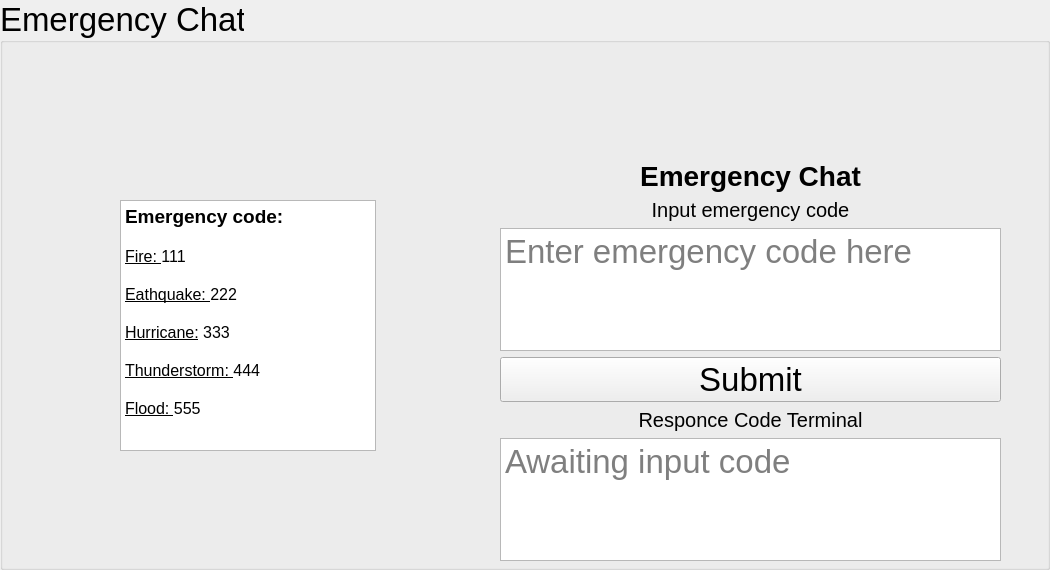
          <widget class="QGroupBox" name="emg_chat_box">
           <property name="font">
            <font>
             <pointsize>25</pointsize>
            </font>
           </property>
           <property name="title">
            <string>Emergency Chat</string>
           </property>
           <widget class="QWidget" name="gridLayoutWidget">
            <property name="geometry">
             <rect>
              <x>460</x>
              <y>160</y>
              <width>581</width>
              <height>401</height>
             </rect>
            </property>
            <layout class="QGridLayout" name="Emg_chat_grid" columnstretch="0,1,0">
             <item row="0" column="0">
              <spacer name="horizontalSpacer_3">
               <property name="orientation">
                <enum>Qt::Horizontal</enum>
               </property>
               <property name="sizeHint" stdset="0">
                <size>
                 <width>40</width>
                 <height>20</height>
                </size>
               </property>
              </spacer>
             </item>
             <item row="5" column="1">
              <widget class="QTextBrowser" name="chat_scroll_response_terminal">
               <property name="font">
                <font>
                 <pointsize>25</pointsize>
                </font>
               </property>
               <property name="html">
                <string>&lt;!DOCTYPE HTML PUBLIC &quot;-//W3C//DTD HTML 4.0//EN&quot; &quot;http://www.w3.org/TR/REC-html40/strict.dtd&quot;&gt;
&lt;html&gt;&lt;head&gt;&lt;meta name=&quot;qrichtext&quot; content=&quot;1&quot; /&gt;&lt;style type=&quot;text/css&quot;&gt;
p, li { white-space: pre-wrap; }
&lt;/style&gt;&lt;/head&gt;&lt;body style=&quot; font-family:'MS Shell Dlg 2'; font-size:25pt; font-weight:400; font-style:normal;&quot;&gt;
&lt;p style=&quot;-qt-paragraph-type:empty; margin-top:0px; margin-bottom:0px; margin-left:0px; margin-right:0px; -qt-block-indent:0; text-indent:0px; font-size:7pt;&quot;&gt;&lt;br /&gt;&lt;/p&gt;&lt;/body&gt;&lt;/html&gt;</string>
               </property>
               <property name="placeholderText">
                <string>Awaiting input code</string>
               </property>
              </widget>
             </item>
             <item row="2" column="1">
              <widget class="QTextEdit" name="chat_scroll_input">
               <property name="placeholderText">
                <string>Enter emergency code here</string>
               </property>
              </widget>
             </item>
             <item row="4" column="1">
              <widget class="QLabel" name="chat_tab_rsp_ter_label_2">
               <property name="font">
                <font>
                 <pointsize>15</pointsize>
                 <weight>50</weight>
                 <bold>false</bold>
                </font>
               </property>
               <property name="text">
                <string>Responce Code Terminal</string>
               </property>
               <property name="alignment">
                <set>Qt::AlignCenter</set>
               </property>
              </widget>
             </item>
             <item row="0" column="1">
              <widget class="QLabel" name="chat_tab_emg_chat_label_2">
               <property name="font">
                <font>
                 <pointsize>21</pointsize>
                 <weight>75</weight>
                 <bold>true</bold>
                </font>
               </property>
               <property name="text">
                <string>Emergency Chat</string>
               </property>
               <property name="alignment">
                <set>Qt::AlignCenter</set>
               </property>
              </widget>
             </item>
             <item row="3" column="1">
              <widget class="QPushButton" name="chat_scroll_submit_button">
               <property name="text">
                <string>Submit</string>
               </property>
              </widget>
             </item>
             <item row="0" column="2">
              <spacer name="horizontalSpacer_5">
               <property name="orientation">
                <enum>Qt::Horizontal</enum>
               </property>
               <property name="sizeHint" stdset="0">
                <size>
                 <width>40</width>
                 <height>20</height>
                </size>
               </property>
              </spacer>
             </item>
             <item row="1" column="1">
              <widget class="QLabel" name="chat_tab_instruction_label_2">
               <property name="font">
                <font>
                 <pointsize>15</pointsize>
                 <weight>50</weight>
                 <bold>false</bold>
                </font>
               </property>
               <property name="text">
                <string>Input emergency code</string>
               </property>
               <property name="alignment">
                <set>Qt::AlignCenter</set>
               </property>
              </widget>
             </item>
            </layout>
           </widget>
           <widget class="QTextBrowser" name="chat_tab_emg_code_txt_2">
            <property name="geometry">
             <rect>
              <x>120</x>
              <y>200</y>
              <width>256</width>
              <height>251</height>
             </rect>
            </property>
            <property name="html">
             <string>&lt;!DOCTYPE HTML PUBLIC &quot;-//W3C//DTD HTML 4.0//EN&quot; &quot;http://www.w3.org/TR/REC-html40/strict.dtd&quot;&gt;
&lt;html&gt;&lt;head&gt;&lt;meta name=&quot;qrichtext&quot; content=&quot;1&quot; /&gt;&lt;style type=&quot;text/css&quot;&gt;
p, li { white-space: pre-wrap; }
&lt;/style&gt;&lt;/head&gt;&lt;body style=&quot; font-family:'MS Shell Dlg 2'; font-size:25pt; font-weight:400; font-style:normal;&quot;&gt;
&lt;p style=&quot; margin-top:0px; margin-bottom:0px; margin-left:0px; margin-right:0px; -qt-block-indent:0; text-indent:0px;&quot;&gt;&lt;span style=&quot; font-size:14pt; font-weight:600;&quot;&gt;Emergency code:&lt;/span&gt;&lt;/p&gt;
&lt;p style=&quot;-qt-paragraph-type:empty; margin-top:0px; margin-bottom:0px; margin-left:0px; margin-right:0px; -qt-block-indent:0; text-indent:0px; font-size:12pt; font-weight:600;&quot;&gt;&lt;br /&gt;&lt;/p&gt;
&lt;p style=&quot; margin-top:0px; margin-bottom:0px; margin-left:0px; margin-right:0px; -qt-block-indent:0; text-indent:0px;&quot;&gt;&lt;span style=&quot; font-size:12pt; text-decoration: underline;&quot;&gt;Fire: &lt;/span&gt;&lt;span style=&quot; font-size:12pt;&quot;&gt;111&lt;/span&gt;&lt;/p&gt;
&lt;p style=&quot;-qt-paragraph-type:empty; margin-top:0px; margin-bottom:0px; margin-left:0px; margin-right:0px; -qt-block-indent:0; text-indent:0px; font-size:12pt;&quot;&gt;&lt;br /&gt;&lt;/p&gt;
&lt;p style=&quot; margin-top:0px; margin-bottom:0px; margin-left:0px; margin-right:0px; -qt-block-indent:0; text-indent:0px;&quot;&gt;&lt;span style=&quot; font-size:12pt; text-decoration: underline;&quot;&gt;Eathquake: &lt;/span&gt;&lt;span style=&quot; font-size:12pt;&quot;&gt;222&lt;/span&gt;&lt;/p&gt;
&lt;p style=&quot;-qt-paragraph-type:empty; margin-top:0px; margin-bottom:0px; margin-left:0px; margin-right:0px; -qt-block-indent:0; text-indent:0px; font-size:12pt;&quot;&gt;&lt;br /&gt;&lt;/p&gt;
&lt;p style=&quot; margin-top:0px; margin-bottom:0px; margin-left:0px; margin-right:0px; -qt-block-indent:0; text-indent:0px;&quot;&gt;&lt;span style=&quot; font-size:12pt; text-decoration: underline;&quot;&gt;Hurricane:&lt;/span&gt;&lt;span style=&quot; font-size:12pt;&quot;&gt; 333&lt;/span&gt;&lt;/p&gt;
&lt;p style=&quot;-qt-paragraph-type:empty; margin-top:0px; margin-bottom:0px; margin-left:0px; margin-right:0px; -qt-block-indent:0; text-indent:0px; font-size:12pt;&quot;&gt;&lt;br /&gt;&lt;/p&gt;
&lt;p style=&quot; margin-top:0px; margin-bottom:0px; margin-left:0px; margin-right:0px; -qt-block-indent:0; text-indent:0px;&quot;&gt;&lt;span style=&quot; font-size:12pt; text-decoration: underline;&quot;&gt;Thunderstorm: &lt;/span&gt;&lt;span style=&quot; font-size:12pt;&quot;&gt;444&lt;/span&gt;&lt;/p&gt;
&lt;p style=&quot;-qt-paragraph-type:empty; margin-top:0px; margin-bottom:0px; margin-left:0px; margin-right:0px; -qt-block-indent:0; text-indent:0px; font-size:12pt;&quot;&gt;&lt;br /&gt;&lt;/p&gt;
&lt;p style=&quot; margin-top:0px; margin-bottom:0px; margin-left:0px; margin-right:0px; -qt-block-indent:0; text-indent:0px;&quot;&gt;&lt;span style=&quot; font-size:12pt; text-decoration: underline;&quot;&gt;Flood: &lt;/span&gt;&lt;span style=&quot; font-size:12pt;&quot;&gt;555&lt;/span&gt;&lt;/p&gt;
&lt;p style=&quot;-qt-paragraph-type:empty; margin-top:0px; margin-bottom:0px; margin-left:0px; margin-right:0px; -qt-block-indent:0; text-indent:0px; font-size:12pt; font-weight:600;&quot;&gt;&lt;br /&gt;&lt;/p&gt;&lt;/body&gt;&lt;/html&gt;</string>
            </property>
           </widget>
          </widget>
